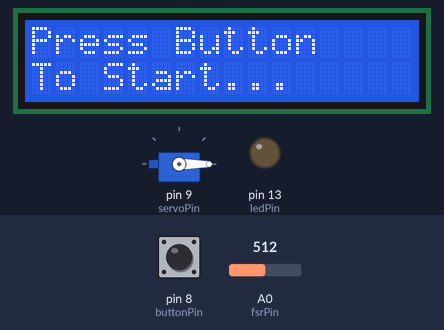
The sketch below on a simulated Arduino Uno, built with avr-gcc and run on an emulated ATmega328P. On the bench: 16×2 character LCD, servo, output pins drawn as LEDs (lit = HIGH). The test bench sets the inputs (shaded band); at power-on: pin 8 (buttonPin) HIGH, A0 (fsrPin) = 512.

Above: at 1.2 s.
1.3 s: pin 8 (buttonPin) pulled LOW for 0.15 s
At 2.6 s:
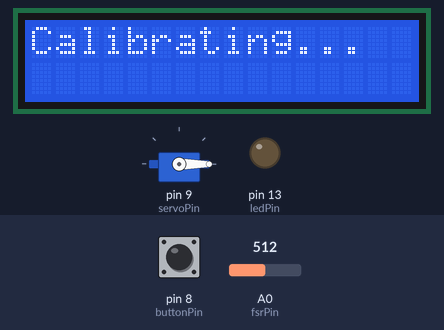
3.0 s: A0 (fsrPin) set to 716
6.0 s: A0 (fsrPin) set to 900
At 8.0 s:
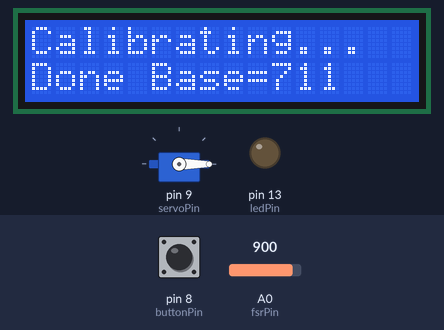
9.0 s: A0 (fsrPin) set to 1023
At 14.8 s:
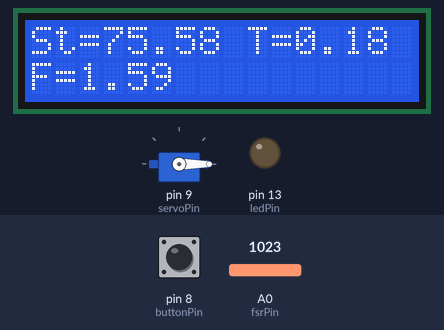
Timing chart, 0 to 23.7 s (numbered marks = the images above; inputs shaded):
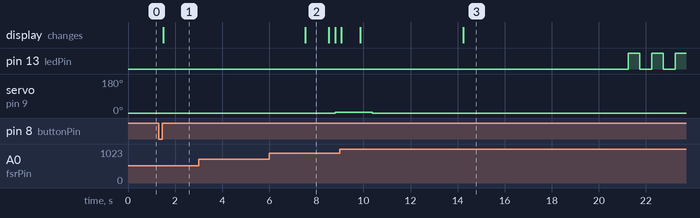

Measured:
- after the input at 1.3 s, the display: changes after 0.20 s (image 1)
- after the input at 3.0 s, every drawn part: stays the same
- what the display in image 2 shows lasts 1.0 s, from 7.5 s to 8.5 s

The sketch:

final_code_eng.ino.ino
```cpp
#include <Servo.h>
#include <LiquidCrystal.h>

// --------------- Pins -----------------
const int buttonPin = 8;  // Button for start
const int servoPin  = 9;  // Servo
const int fsrPin    = A0; // FSR sensor
const int ledPin    = 13; // LED for blinking

// LCD 16x2 in 4-bit mode
// Order: RS, EN, D4, D5, D6, D7
LiquidCrystal lcd(12, 11, 5, 4, 3, 2);

// -------------------- Base Variables --------------------
int   fsrBaseline = 0;       // Baseline after calibration
float fsrFactor   = 0.00511; // Conversion factor from ADC difference to Newton

// Mechanical information
float baseDistance      = 56.0;  // Distance between fingers at 0 degrees
float distancePer175Deg = 52.0;  // Change in distance for 175 degrees

// Servo
Servo myServo;
int servoAngle = 0;

// PID Variables
float Kp = 5.0;
float Ki = 0.0;
float Kd = 0.0;

float integralError = 0.0;
float lastError     = 0.0;
unsigned long lastPIDTime = 0;

// Stiffness and target force
float stiffnessValue   = 0.0;
float initialForce     = 0.0;
float finalForce       = 0.0;
float targetForce      = 0.0;
float lowerBound       = 0.0;
float upperBound       = 0.0;
float finalHoldingForce= 0.0; // Final force that remains within the bounds after PID

// State machine
int state = 0;

/*
   state 0: Waiting for button press
   state 1: Long calibration
   state 2: Stiffness test (holding object until 0.1N + 4 degrees) => only show angle and force while closing
   state 3: Running PID until reaching target force (or timeout) => display "PID in progress..." on LCD
   state 4: Hold for 10 seconds (blink in last 3 seconds) => display stiffness, target force, and final force
   state 5: Open gripper
   state 6: Wait 5 seconds + quick calibration in first 2 seconds + blink in last 3 seconds + return to state=2
*/

// -------------------- Helper Functions --------------------

// Calculate distance between fingers based on servo angle
float getGripperDistance(int angle){
  if(angle > 175) angle = 175;
  return baseDistance - (distancePer175Deg/175.0) * angle;
}

// Read stable FSR (50 samples + remove 4 minimum and 4 maximum)
float getStableForce() {
  const int numSamples = 50;
  int readings[numSamples];

  for(int i=0; i<numSamples; i++){
    readings[i] = analogRead(fsrPin);
    delay(5);
  }

  // Simple sorting
  for(int i=0; i<numSamples-1; i++){
    for(int j=0; j<numSamples-1-i; j++){
      if(readings[j] > readings[j+1]){
        int temp = readings[j];
        readings[j] = readings[j+1];
        readings[j+1] = temp;
      }
    }
  }

  // Remove 4 minimum and 4 maximum values
  long sum = 0;
  int count = 0;
  for(int i=4; i<numSamples-4; i++){
    sum += readings[i];
    count++;
  }

  float avg = sum / (float)count;
  float rawValue = avg - fsrBaseline;
  if(rawValue < 0) rawValue = 0;

  float force = rawValue * fsrFactor;
  return force;
}

// Long calibration
void calibrateFSR() {
  lcd.clear();
  lcd.setCursor(0,0);
  lcd.print("Calibrating...");

  const int numReads = 200;
  long sum = 0;
  for(int i = 0; i < numReads; i++){
    sum += analogRead(fsrPin);
    delay(30);
  }
  fsrBaseline = sum / numReads;

  lcd.setCursor(0,1);
  lcd.print("Done Base=");
  lcd.print(fsrBaseline);
  delay(1000);
}

// Quick calibration
void calibrateFSRQuick() {
  lcd.clear();
  lcd.setCursor(0,0);
  lcd.print("Quick Cal...");

  const int numReads = 50;
  long sum = 0;
  for(int i=0; i<numReads; i++){
    sum += analogRead(fsrPin);
    delay(20);
  }
  fsrBaseline = sum / numReads;

  lcd.setCursor(0,1);
  lcd.print("Done Base=");
  lcd.print(fsrBaseline);
  delay(800);
}

// Blink LED (3 times, each time 0.5s on + 0.5s off)
void blinkLed3Times(){
  for(int i=0; i<3; i++){
    digitalWrite(ledPin, HIGH);
    delay(500);
    digitalWrite(ledPin, LOW);
    delay(500);
  }
}

// Simple display of "servo angle" and "force" on LCD (two lines)
void displayAngleForce(int angle, float force){
  lcd.clear();
  lcd.setCursor(0,0);
  lcd.print("Angle=");
  if(angle<100) lcd.print("0");
  if(angle<10)  lcd.print("0");
  lcd.print(angle);

  lcd.setCursor(0,1);
  lcd.print("Force=");
  lcd.print(force,2);
}

// Display stiffness, target force, and final force (three parameters)
void displayStiffnessTargetFinal(float stiff, float target, float finalF){
  lcd.clear();
  // Due to limited LCD space, we write it briefly
  // First line: St=? T=?
  lcd.setCursor(0,0);
  lcd.print("St=");
  lcd.print(stiff,2);
  lcd.print(" T=");
  lcd.print(target,2);

  // Second line: F=?
  lcd.setCursor(0,1);
  lcd.print("F=");
  lcd.print(finalF,2);
}

// ----------------------------------------------------------------------
// SETUP
// ----------------------------------------------------------------------
void setup(){
  pinMode(buttonPin, INPUT_PULLUP);
  pinMode(ledPin, OUTPUT);
  digitalWrite(ledPin, LOW);

  lcd.begin(16,2); // LCD 16x2

  myServo.attach(servoPin);
  myServo.write(0);

  // First, enter state 0: Waiting for button press
  state = 0;
}

// ----------------------------------------------------------------------
// LOOP
// ----------------------------------------------------------------------
void loop(){

  switch(state){

    // ------------------------------
    // state 0: Waiting for button press
    // ------------------------------
    case 0:
    {
      // Message on LCD
      lcd.clear();
      lcd.setCursor(0,0);
      lcd.print("Press Button");
      lcd.setCursor(0,1);
      lcd.print("To Start...");

      // Stay here until button is released (HIGH)
      while(digitalRead(buttonPin) == HIGH){
        // Do nothing
      }
      delay(200); // Debounce effect removal
      // When button is pressed:
      state = 1;
    }
    break;

    // ------------------------------
    // state 1: Calibration
    // ------------------------------
    case 1:
    {
      calibrateFSR();
      servoAngle = 0;
      myServo.write(servoAngle);

      // Move to stiffness test
      state = 2;
    }
    break;

    // ------------------------------
    // state 2: Stiffness test (close to 0.1N)
    // ------------------------------
    case 2:
    {
      lcd.clear();
      lcd.setCursor(0,0);
      lcd.print("Meas. Stiffness");

      // 1) Close from angle 0 to 180 until force reaches 0.1N
      for(servoAngle=0; servoAngle<=180; servoAngle++){
        myServo.write(servoAngle);
        float force = getStableForce();

        // As requested: only show angle and force
        displayAngleForce(servoAngle, force);

        if(force >= 0.1){
          initialForce = force;
          break;
        }
      }

      // +4 degrees
      servoAngle += 4;
      if(servoAngle>180) servoAngle=180;
      myServo.write(servoAngle);

      float f2 = getStableForce();
      displayAngleForce(servoAngle, f2);
      finalForce = f2;

      float deltaF = finalForce - initialForce;
      float displacement = 0.001188; // Displacement for 4 degrees
      stiffnessValue = deltaF / displacement;

      delay(800); // Small pause

      state = 3;
    }
    break;

    // ------------------------------
    // state 3: Running PID
    // ------------------------------
    case 3:
    {
      // Simple page for awareness
      lcd.clear();
      lcd.setCursor(0,0);
      lcd.print("PID in progress");

      // Target force = stiffness × 0.0024
      targetForce = stiffnessValue * 0.0024;
      lowerBound  = 0.9 * targetForce;
      upperBound  = 1.1 * targetForce;

      // Prepare PID
      integralError = 0.0;
      lastError = 0.0;
      lastPIDTime = millis();

      // Maximum allowed time
      const unsigned long maxPidTime = 4000; // e.g., 4 seconds
      unsigned long pidStart = millis();

      bool inRange = false;
      finalHoldingForce = 0.0; // Initial zero

      while(true){
        unsigned long now = millis();
        if(now - pidStart > maxPidTime){
          // Time is up
          break;
        }

        float dt = (now - lastPIDTime)/1000.0;
        lastPIDTime = now;

        float force = getStableForce();
        float error = targetForce - force;

        // PID
        integralError += error * dt;
        float deriv = (error - lastError)/dt;
        lastError = error;

        float output = Kp*error + Ki*integralError + Kd*deriv;

        servoAngle += (int)output;
        if(servoAngle < 0) servoAngle=0;
        if(servoAngle > 180) servoAngle=180;
        myServo.write(servoAngle);

        // If force enters the range, exit
        if(force >= lowerBound && force <= upperBound){
          inRange = true;
          finalHoldingForce = force; // Force when it first entered range
          break;
        }
      }

      if(!inRange){
        // If it failed to enter the range
        finalHoldingForce = getStableForce(); // The value at the end
      }

      state = 4; // Move to holding
    }
    break;

    // ------------------------------
    // state 4: Holding for 10 seconds
    // ------------------------------
    case 4:
    {
      // Throughout the 10s, show stiffness, target force, and final force
      // Write at the beginning and do not change until the end of 10s
      displayStiffnessTargetFinal(stiffnessValue, targetForce, finalHoldingForce);

      unsigned long startTime = millis();
      unsigned long holdDuration = 10000;
      bool blinkedYet = false;

      while(true){
        unsigned long elapsed = millis() - startTime;
        if(elapsed >= holdDuration) break; // End of 10s

        // Blink in last 3 seconds
        if(elapsed >= 7000 && !blinkedYet){
          blinkLed3Times();
          blinkedYet = true;
        }
        delay(50);
      }

      state = 5;
    }
    break;

    // ------------------------------
    // state 5: Open gripper
    // ------------------------------
    case 5:
    {
      lcd.clear();
      lcd.setCursor(0,0);
      lcd.print("Releasing...");
      servoAngle = 0;
      myServo.write(servoAngle);
      delay(500);

      state = 6;
    }
    break;

    // ------------------------------
    // state 6: 5s wait + quick calibration + blink
    // ------------------------------
    case 6:
    {
      lcd.clear();
      lcd.setCursor(0,0);
      lcd.print("Wait 5s...");

      unsigned long startTime = millis();
      bool calDone   = false;
      bool blinkDone = false;

      while(true){
        unsigned long elapsed = millis() - startTime;
        if(elapsed >= 5000) break;

        // First 2s: quick calibration
        if(elapsed < 2000 && !calDone){
          calibrateFSRQuick();
          calDone = true;
        }
        // Last 3s: blink
        if(elapsed >= 2000 && !blinkDone){
          blinkLed3Times();
          blinkDone = true;
        }
        delay(50);
      }

      // End of cycle, go back to state=2 for the next object
      state = 2;
    }
    break;
  } // switch
}
```
